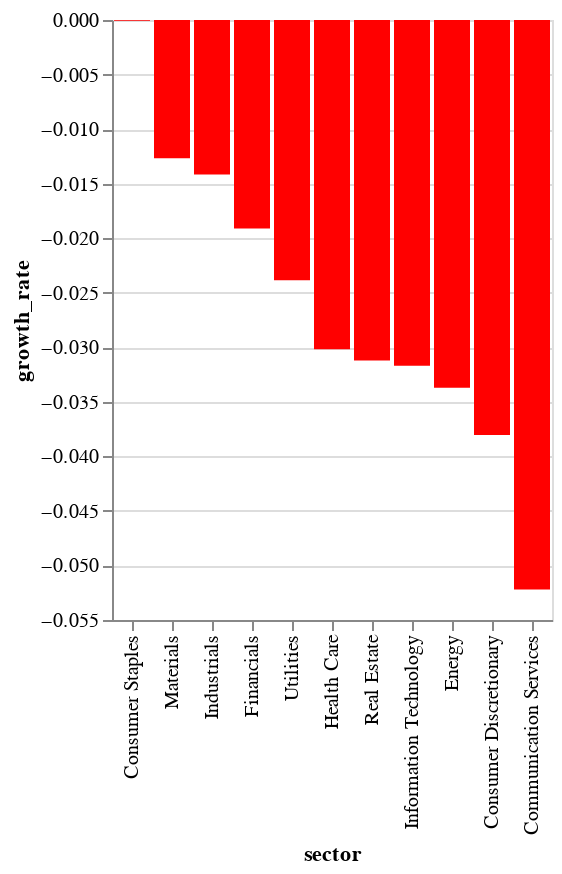

Notebook code for this chart:
### Code cell
bar_chart(7)

### Figure 1 — Vega-Lite specification as saved in the notebook (floating-point values rounded to 4 significant figures)
{"config": {"view": {"continuousWidth": 400, "continuousHeight": 300}}, "data": {"name": "data-12c9a888527a7e460dfc38b97133f075"}, "mark": "bar", "encoding": {"color": {"condition": {"value": "green", "test": "(datum.growth_rate > 0)"}, "value": "red"}, "x": {"field": "sector", "sort": "-y", "type": "nominal"}, "y": {"field": "growth_rate", "type": "quantitative"}}, "$schema": "https://vega.github.io/schema/vega-lite/v4.17.0.json", "datasets": {"data-12c9a888527a7e460dfc38b97133f075": [{"sector": "Industrials", "growth_rate": -0.01415}, {"sector": "Health Care", "growth_rate": -0.03017}, {"sector": "Information Technology", "growth_rate": -0.0317}, {"sector": "Communication Services", "growth_rate": -0.0522}, {"sector": "Consumer Staples", "growth_rate": -7.427e-05}, {"sector": "Consumer Discretionary", "growth_rate": -0.03805}, {"sector": "Utilities", "growth_rate": -0.02385}, {"sector": "Financials", "growth_rate": -0.0191}, {"sector": "Materials", "growth_rate": -0.01268}, {"sector": "Real Estate", "growth_rate": -0.03122}, {"sector": "Energy", "growth_rate": -0.03372}]}}
